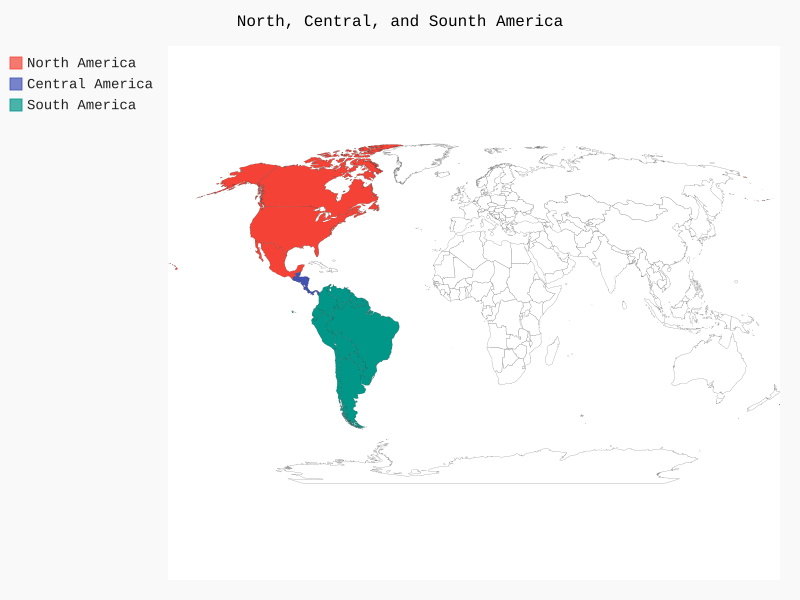

The Python source for this figure:
import pygal_maps_world.maps as MP;

wm = MP.World();
wm.title = "North, Central, and Sounth America";
wm.add("North America", ["ca", "mx", "us"]);
#Each new add will change a different color;
wm.add("Central America", ["bz", "cr", "gt", "hn", "ni", "pa", "sv"]);
wm.add("South America", ["ar", "bo", "br", "cl", "co", "ec", "gf", "gy", "pe", "py", "sr", "uy", "ve"]);
wm.render_to_file("americas.svg");
